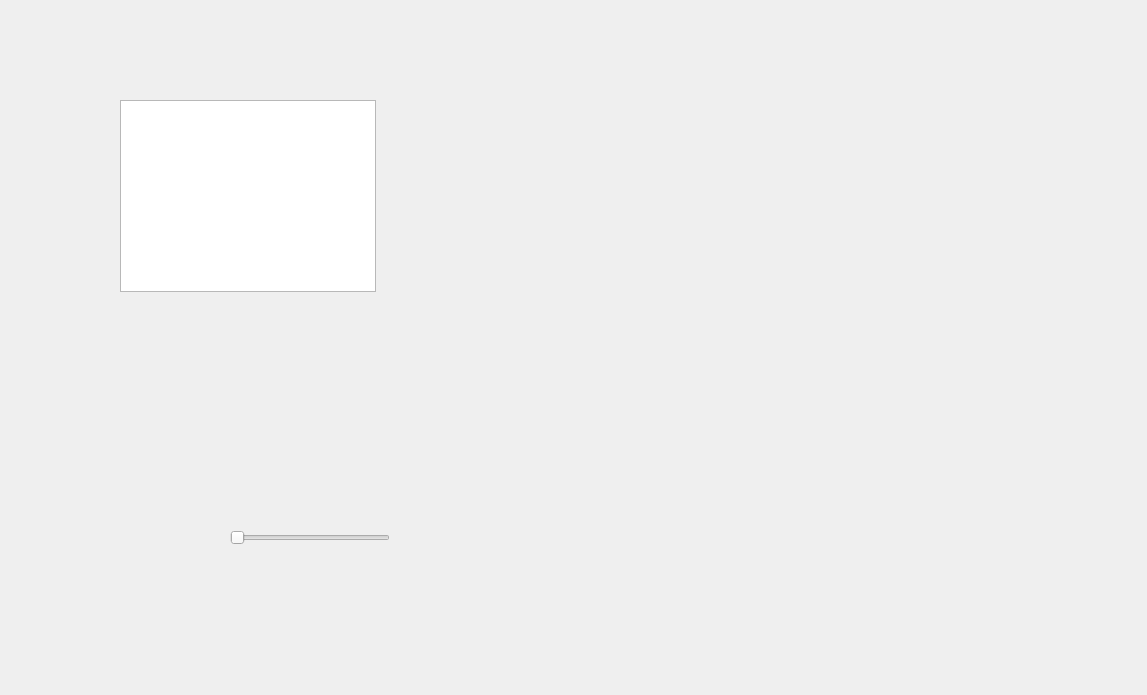
<?xml version="1.0" encoding="UTF-8"?>
<ui version="4.0">
 <class>MainMenu</class>
 <widget class="QWidget" name="MainMenu">
  <property name="geometry">
   <rect>
    <x>0</x>
    <y>0</y>
    <width>1147</width>
    <height>695</height>
   </rect>
  </property>
  <property name="windowTitle">
   <string>MainMenu</string>
  </property>
  <widget class="QListView" name="listView">
   <property name="geometry">
    <rect>
     <x>120</x>
     <y>100</y>
     <width>256</width>
     <height>192</height>
    </rect>
   </property>
  </widget>
  <widget class="QSlider" name="horizontalSlider">
   <property name="geometry">
    <rect>
     <x>230</x>
     <y>530</y>
     <width>160</width>
     <height>16</height>
    </rect>
   </property>
   <property name="orientation">
    <enum>Qt::Horizontal</enum>
   </property>
  </widget>
 </widget>
 <layoutdefault spacing="6" margin="11"/>
 <resources/>
 <connections/>
</ui>
